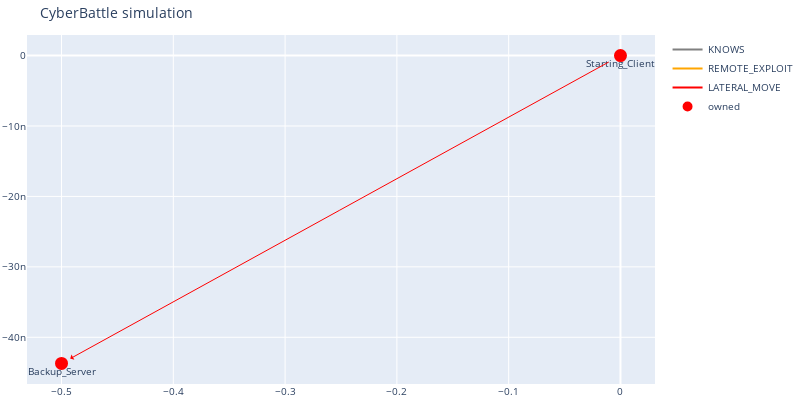

The notebook cell saved with this chart:
### Markdown cell above
## Infect Backup_Server (Lateral movement)

### Code cell
backup_server = c2.connect_and_infect(
    source_node_id="Starting_Client",
    target_node_id="Backup_Server",
    credentials="BckUserCreds",
    port_name="SSH"
)
plot()

### Figure 1 — Plotly figure (JSON) as saved in the notebook; plotly's stock layout.template omitted (floating-point values rounded to 4 significant figures)
{"data": [{"line": {"color": "gray"}, "mode": "lines", "name": "KNOWS", "type": "scatter", "x": [0], "y": [0]}, {"line": {"color": "orange"}, "mode": "lines", "name": "REMOTE_EXPLOIT", "type": "scatter", "x": [0], "y": [0]}, {"line": {"color": "red"}, "mode": "lines", "name": "LATERAL_MOVE", "type": "scatter", "x": [0], "y": [0]}, {"hoverinfo": "text", "marker": {"color": "#D32F2E", "line": {"color": "rgb(255,0,0)", "width": 8}, "size": 5, "symbol": "circle-dot"}, "mode": "markers+text", "name": "owned", "text": ["Starting_Client", "Backup_Server"], "textposition": "bottom center", "type": "scatter", "x": [0, -0.5], "y": [0, -4.371e-08]}, {"hoverinfo": "text", "marker": {"color": "#0e9d00", "line": {"color": "rgb(0,255,0)", "width": 8}, "size": 5, "symbol": "circle-dot"}, "mode": "markers+text", "name": "discovered", "text": [], "textposition": "bottom center", "type": "scatter", "x": [], "y": []}], "layout": {"annotations": [{"align": "center", "arrowcolor": "red", "arrowhead": 1, "arrowsize": 1, "arrowwidth": 1, "ax": 0, "axref": "x", "ay": 0, "ayref": "y", "hovertext": "LATERAL_MOVE", "opacity": 1, "showarrow": true, "standoff": 10, "startstandoff": 10, "x": -0.5, "xref": "x", "y": -4.371e-08, "yref": "y"}], "autosize": false, "font": {"size": 10}, "height": 400, "hovermode": "closest", "margin": {"b": 15, "l": 2, "r": 2, "t": 35}, "showlegend": true, "title": {"text": "CyberBattle simulation"}, "width": 800}}
